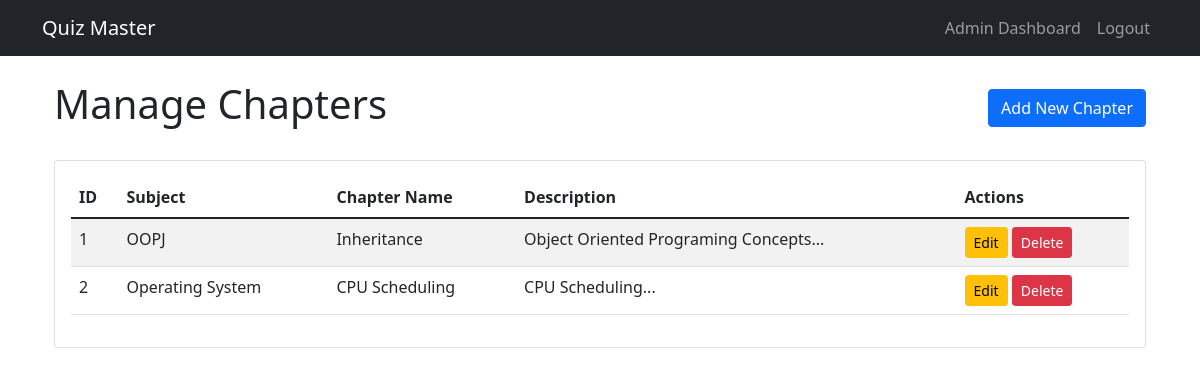
The app's page /admin/chapters (signed in), older data.
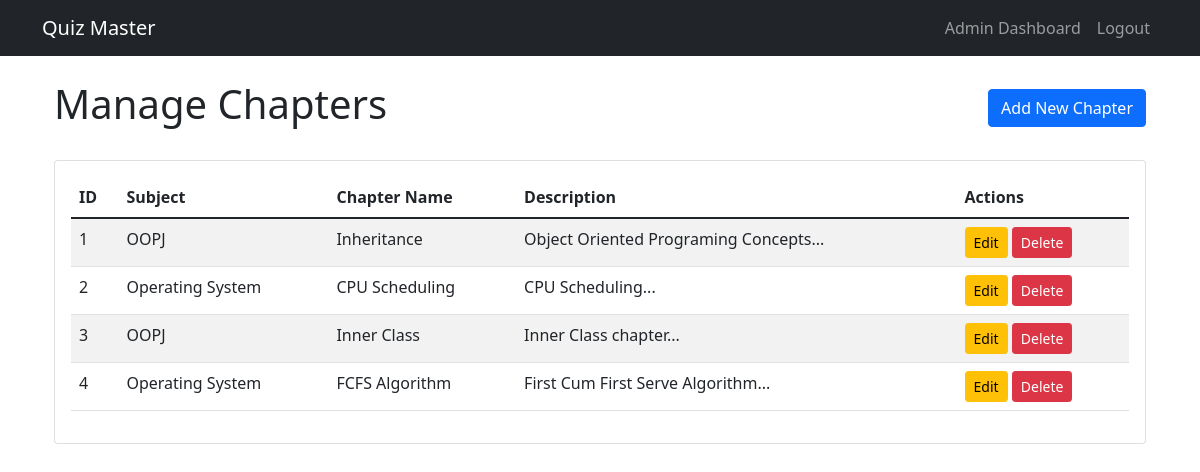
The same page, newer data.
### models/models.py (models this page shows)
class Chapter(db.Model):
    id = db.Column(db.Integer, primary_key=True)
    name = db.Column(db.String(100), nullable=False)
    description = db.Column(db.Text)
    subject_id = db.Column(db.Integer, db.ForeignKey('subject.id'), nullable=False)
    quizzes = db.relationship('Quiz', backref='chapter', cascade='all, delete-orphan', lazy=True)

class Subject(db.Model):
    id = db.Column(db.Integer, primary_key=True)
    name = db.Column(db.String(100), nullable=False)
    description = db.Column(db.Text)
    chapters = db.relationship('Chapter', backref='subject', cascade='all, delete-orphan', lazy=True)

### controllers/admin.py (the view, shortened to what this page needs)
@admin.route('/admin/chapters', methods=['GET', 'POST'])
@login_required
@admin_required
def manage_chapters():
    form = ChapterForm()
    form.subject_id.choices = [(s.id, s.name) for s in Subject.query.all()]
    chapters = Chapter.query.all()
    return render_template('admin/chapters.html', form=form, chapters=chapters)

### app.py (called while the page is built)
@login_manager.user_loader
def load_user(user_id):
    return User.query.get(int(user_id))

### controllers/admin.py (called while the page is built)
def admin_required(f):
    @wraps(f)
    def decorated_function(*args, **kwargs):
        if not current_user.is_authenticated or not current_user.is_admin:
            flash('Access denied.', 'danger')
            return redirect(url_for('auth.login'))
        return f(*args, **kwargs)
    return decorated_function

### templates/admin/chapters.html (shortened to what this page needs)
{% extends "base.html" %}
{% block content %}
<div class="container">
    <div class="d-flex justify-content-between align-items-center mb-4">
        <h1>Manage Chapters</h1>
        <button class="btn btn-primary" data-bs-toggle="modal" data-bs-target="#addChapterModal">
            Add New Chapter
        </button>
    </div>
    <div class="card">
        <div class="card-body">
            <div class="table-responsive">
                <table class="table table-striped">
                    <thead>
                        <tr>
                            <th>ID</th>
                            <th>Subject</th>
                            <th>Chapter Name</th>
                            <th>Description</th>
                            <th>Actions</th>
                        </tr>
                    </thead>
                    <tbody>
                        {% for chapter in chapters %}
                        <tr>
                            <td>{{ chapter.id }}</td>
                            <td>{{ chapter.subject.name }}</td>
                            <td>{{ chapter.name }}</td>
                            <td>{{ chapter.description[:100] }}...</td>
                            <td>
                                <a href="{{ url_for('admin.edit_chapter', id=chapter.id) }}"
                                   class="btn btn-sm btn-warning">Edit</a>
                                <a href="{{ url_for('admin.delete_chapter', id=chapter.id) }}"
                                   class="btn btn-sm btn-danger"
                                   onclick="return confirm('Are you sure you want to delete this chapter?')">Delete</a>
                            </td>
                        </tr>
                        {% endfor %}
                    </tbody>
                </table>
            </div>
        </div>
    </div>
</div>
{% endblock %}

Row changes from the older to the newer data that the page shows:
added Chapter: id "3", subject.name "OOPJ", name "Inner Class", description "Inner Class chapter"
added Chapter: id "4", subject.name "Operating System", name "FCFS Algorithm", description "First Cum First Serve Algorithm"
